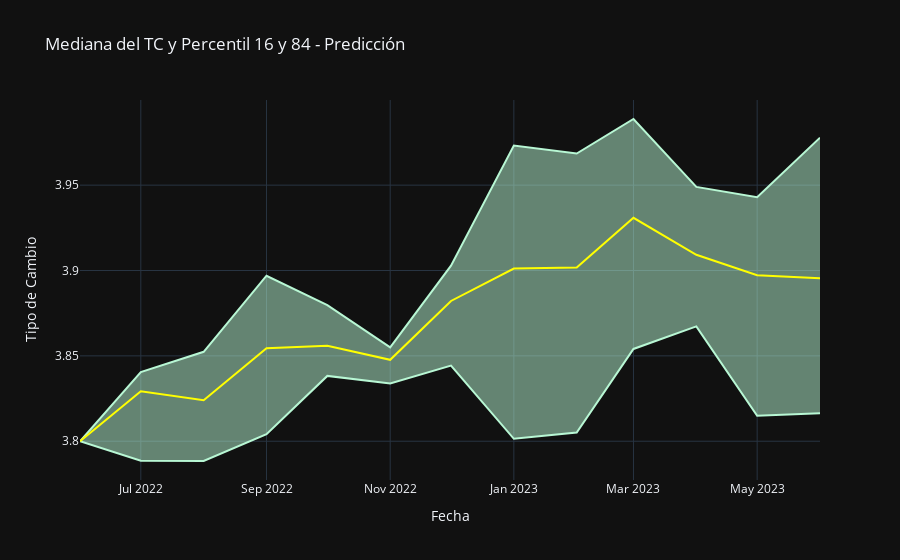

The cell this chart's notebook holds for it:
### Code cell
import plotly.graph_objects as go

fig = go.Figure()
fig.add_trace(go.Scatter(x=df1.index, y=df1['84_per'],
    fill=None,
    mode='lines',
    line_color='rgb(184, 247, 212)',
    ))
fig.add_trace(go.Scatter(
    x=df1.index,
    y=df1['16_per'],
    fill='tonexty', # fill area between trace0 and trace1
    mode='lines', line_color='rgb(184, 247, 212)'))
fig.add_trace(go.Scatter(x=df1.index, y=df1['mean'],
    fill=None,
    mode='lines',
    line_color='yellow',
    ))

fig.update_layout(title="Mediana del TC y Percentil 16 y 84 - Predicción",
    xaxis_title="Fecha",
    yaxis_title="Tipo de Cambio",showlegend=False,template='plotly_dark')

fig.show()

### Figure 1 — Plotly figure (JSON) as saved in the notebook; plotly's stock layout.template omitted (floating-point values rounded to 4 significant figures)
{"data": [{"line": {"color": "rgb(184, 247, 212)"}, "mode": "lines", "type": "scatter", "x": ["2022-06-01T00:00:00", "2022-07-01T00:00:00", "2022-08-01T00:00:00", "2022-09-01T00:00:00", "2022-10-01T00:00:00", "2022-11-01T00:00:00", "2022-12-01T00:00:00", "2023-01-01T00:00:00", "2023-02-01T00:00:00", "2023-03-01T00:00:00", "2023-04-01T00:00:00", "2023-05-01T00:00:00", "2023-06-01T00:00:00"], "y": [3.8, 3.84, 3.852, 3.897, 3.88, 3.855, 3.903, 3.973, 3.969, 3.989, 3.949, 3.943, 3.978]}, {"fill": "tonexty", "line": {"color": "rgb(184, 247, 212)"}, "mode": "lines", "type": "scatter", "x": ["2022-06-01T00:00:00", "2022-07-01T00:00:00", "2022-08-01T00:00:00", "2022-09-01T00:00:00", "2022-10-01T00:00:00", "2022-11-01T00:00:00", "2022-12-01T00:00:00", "2023-01-01T00:00:00", "2023-02-01T00:00:00", "2023-03-01T00:00:00", "2023-04-01T00:00:00", "2023-05-01T00:00:00", "2023-06-01T00:00:00"], "y": [3.8, 3.789, 3.788, 3.804, 3.838, 3.834, 3.844, 3.801, 3.805, 3.854, 3.867, 3.815, 3.816]}, {"line": {"color": "yellow"}, "mode": "lines", "type": "scatter", "x": ["2022-06-01T00:00:00", "2022-07-01T00:00:00", "2022-08-01T00:00:00", "2022-09-01T00:00:00", "2022-10-01T00:00:00", "2022-11-01T00:00:00", "2022-12-01T00:00:00", "2023-01-01T00:00:00", "2023-02-01T00:00:00", "2023-03-01T00:00:00", "2023-04-01T00:00:00", "2023-05-01T00:00:00", "2023-06-01T00:00:00"], "y": [3.8, 3.829, 3.824, 3.854, 3.856, 3.848, 3.882, 3.901, 3.902, 3.931, 3.909, 3.897, 3.895]}], "layout": {"showlegend": false, "title": {"text": "Mediana del TC y Percentil 16 y 84 - Predicción"}, "xaxis": {"title": {"text": "Fecha"}}, "yaxis": {"title": {"text": "Tipo de Cambio"}}}}
